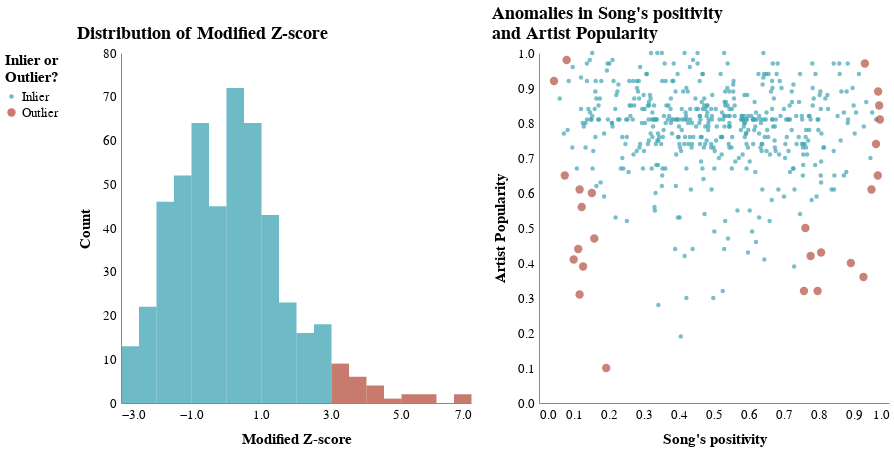

Notebook cell for this chart:
### Code cell
histogram_z_mod_anomalies_01 = plot_histogram_metric_outliers(df_01, 'z_mod', 'outliers_z_mod',
                                                              'Modified Z-score', brush, 0.5,
                                                              'Distribution of Modified Z-score')
scatterplot_z_mod_anomalies_01 = plot_features_outliers(df_01, 'valence', 'artist_popularity',
                                                        "Song's positivity", "Artist Popularity",
                                                        'outliers_z_mod', tooltips_z_mod, brush,
                                                        ["Anomalies in Song's positivity",
                                                         "and Artist Popularity"])
grid_z_mod_anomalies_01 = (histogram_z_mod_anomalies_01|scatterplot_z_mod_anomalies_01)
grid_z_mod_anomalies_01 = set_plot_configurations(plot=grid_z_mod_anomalies_01, fontFam='Georgia')
grid_z_mod_anomalies_01

### Figure 1 — Vega-Lite specification as saved in the notebook (floating-point values rounded to 4 significant figures; data arrays with more than 128 entries replaced by an {"elided": "..."} marker saying what was removed)
{"config": {"view": {"continuousWidth": 400, "continuousHeight": 300, "strokeWidth": 0}, "axis": {"grid": false, "labelFontSize": 13, "labelPadding": 5, "ticks": false, "titleFontSize": 15, "titlePadding": 10}, "font": "Georgia"}, "hconcat": [{"mark": {"type": "bar", "binSpacing": 0, "opacity": 0.75}, "encoding": {"color": {"field": "outliers_z_mod", "legend": {"labelFontSize": 13, "orient": "left", "title": ["Inlier or", "Outlier?"], "titleFontSize": 15}, "scale": {"domain": ["Inlier", "Outlier"], "range": ["#3EA4B4", "#B44E3E"]}, "type": "nominal"}, "x": {"axis": {"title": "Modified Z-score"}, "bin": {"step": 0.5}, "field": "z_mod", "type": "quantitative"}, "y": {"aggregate": "count", "axis": {"title": "Count"}, "type": "quantitative"}}, "height": 350, "selection": {"selector001": {"type": "interval"}}, "title": {"text": "Distribution of Modified Z-score", "anchor": "start", "fontSize": 18}, "width": 350}, {"mark": {"type": "circle", "opacity": 0.7}, "encoding": {"color": {"condition": {"field": "outliers_z_mod", "type": "nominal", "selection": "selector001"}, "value": "lightgray"}, "size": {"field": "outliers_z_mod", "legend": null, "scale": {"range": [20, 70]}, "type": "nominal"}, "tooltip": [{"field": "name", "title": "Song", "type": "nominal"}, {"field": "artist", "title": "Artist", "type": "nominal"}, {"field": "album", "title": "Album", "type": "nominal"}, {"field": "z_mod", "title": "Mod. Z-score", "type": "quantitative"}, {"field": "clusters", "title": "Cluster", "type": "nominal"}, {"field": "valence", "title": "Song's positivity", "type": "quantitative"}, {"field": "artist_popularity", "title": "Artist Popularity", "type": "quantitative"}], "x": {"axis": {"title": "Song's positivity"}, "field": "valence", "type": "quantitative"}, "y": {"axis": {"title": "Artist Popularity"}, "field": "artist_popularity", "type": "quantitative"}}, "height": 350, "selection": {"selector001": {"type": "interval"}}, "title": {"text": ["Anomalies in Song's positivity", "and Artist Popularity"], "anchor": "start", "fontSize": 18}, "width": 350}], "data": {"name": "data-29e71075e33a7f1cab5532a04f88ff0b"}, "$schema": "https://vega.github.io/schema/vega-lite/v4.17.0.json", "datasets": {"data-29e71075e33a7f1cab5532a04f88ff0b": {"elided": "504 records"}}}
